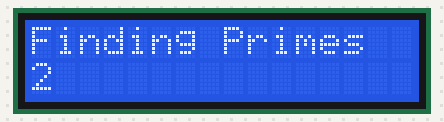
This sketch was run on a simulated Arduino Uno, built with avr-gcc and run on an emulated ATmega328P. On the bench: 16×2 character LCD.

Above: at 0.1 s.
At 4.6 s:
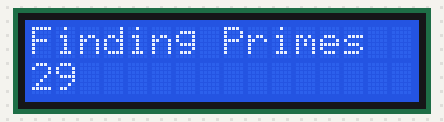
At 9.6 s:
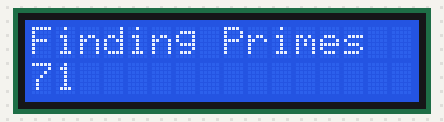
At 19.6 s:
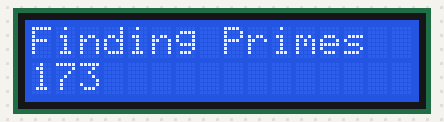
At 29.1 s:
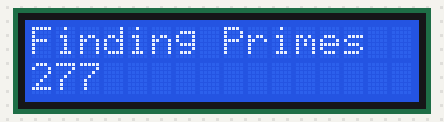
At 39.2 s:
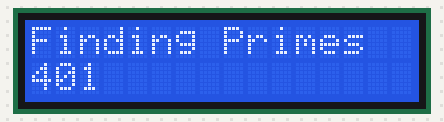

Measured:
- what the display in image 1 shows lasts 0.5 s, from 4.6 s to 5.1 s

The sketch:

LCD_Prime.ino
```cpp
//I'm trying to get LCD to print out Primes
#include <LiquidCrystal.h>

// initialize the library by associating any needed LCD interface pin
// with the arduino pin number it is connected to
const int rs = 12, en = 11, d4 = 5, d5 = 4, d6 = 3, d7 = 2;
LiquidCrystal lcd(rs, en, d4, d5, d6, d7);

unsigned long count = 2; //Start at 2- 1 doesn't count
int printDelay = 500; //Minimum prime number delay

void setup() {
  // set up the LCD's number of columns and rows:
  lcd.begin(16, 2);
  // Print a message to the LCD.
  lcd.print("Finding Primes");
}

void loop() {
  unsigned long start = millis();
  if(isPrime(count)) {
    //Serial.println(count);
    lcd.setCursor(0, 1);
    lcd.print(count);

    if(millis() - start < printDelay) {
      delay(abs(printDelay - (millis() - start)));
    }
  }
  count++;
}

boolean isPrime(unsigned long x) {
  boolean prime = true;

  for(unsigned long i = 2; i <= x/2; i++) { //Loop every number up to half
    if(x % i == 0) { //If it's divisible...
      prime = false; //It isn't prime!
      break;
    }
  }

  return prime;
}
```
